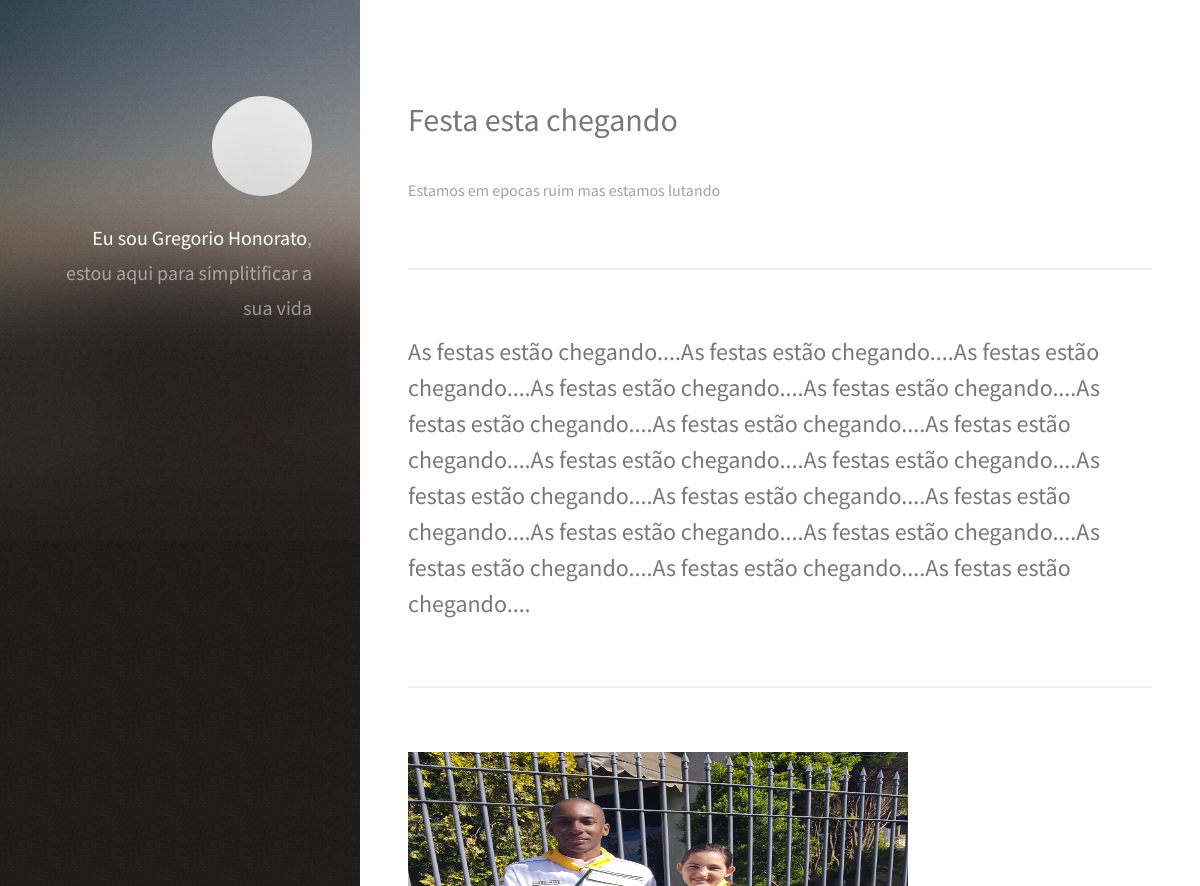
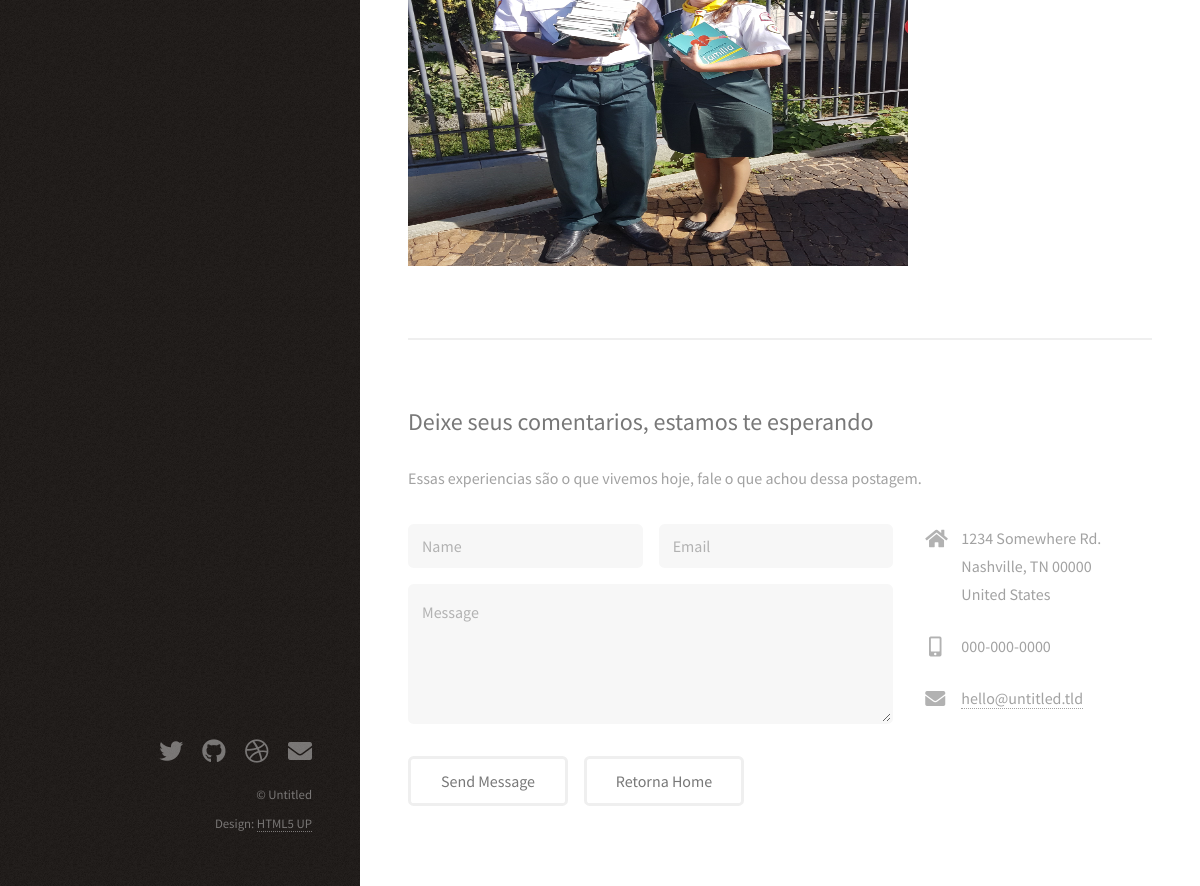
The app's page /post/4/ with its own data (2 pictures, top to bottom).
### website/models.py (models this page shows, shortened)
class Post(models.Model):
    title = models.CharField(max_length=100)
    subtitle = models.CharField(max_length=200)
    content = models.TextField()
    categories = models.CharField(max_length=2,
                 default=Categorias.GR, choices=Categorias.choices)
    deleted = models.BooleanField(default=True)
    image = models.ImageField(upload_to='post', blank=True, null=True)
    def full_name(self):
        return self.title +' '+ self.subtitle
    full_name.admin_order_field = 'id'

### website/views.py (the view)
# urls.py: path('post/<int:id>/', post_details, name='post_details'),
def post_details(request, id):
    post = Post.objects.get(id=id)
    return render(request, 'post_details.html', {'post': post})

### website/templates/post_details.html (shortened to what this page needs)
{% load static %}
<!DOCTYPE HTML>
<html>
	<head>
		<link rel="stylesheet" href="{% static 'assets/css/main.css' %}" />
	</head>
	<body class="is-preload">
			<header id="header">
				<div class="inner">
					<a href="#" class="image avatar"><img src="{% static 'images/avatar.jpg' %}" alt="" /></a>
					<h1><strong>Eu sou Gregorio Honorato</strong>, estou aqui para simplitificar a sua vida<br /></h1>
				</div>
			</header>
			<div id="main">
					<section id="one">
						<header class="major">
							<h2>{{ post.title }}</h2>
						</header>
						<p>{{ post.subtitle }}</p>
					</section>
					<section id="two">
						<h2>{{ post.content }}</h2>
					</section>
					<section id="two">
						{% if post.image.url != '' %}
							<img src="{{ post.image.url }}" width="500" height="400" />
						{% else %}
							<img src="" />
						{% endif %}
					</section>
					<section id="three">
						<h2>Deixe seus comentarios, estamos te esperando</h2>
						<p>Essas experiencias são o que vivemos hoje, fale o que achou dessa postagem.</p>
						<div class="row">
							<div class="col-8 col-12-small">
								<form method="post" action="#">
									<div class="row gtr-uniform gtr-50">
										<div class="col-6 col-12-xsmall"><input type="text" name="name" id="name" placeholder="Name" /></div>
										<div class="col-6 col-12-xsmall"><input type="email" name="email" id="email" placeholder="Email" /></div>
										<div class="col-12"><textarea name="message" id="message" placeholder="Message" rows="4"></textarea></div>
									</div>
								</form>
								<ul class="actions">
									<li><input type="submit" value="Send Message" /></li>
                                    <li><a href="{% url 'home_blog' %}" class="button">Retorna Home</a></li>
								</ul>
							</div>
							<div class="col-4 col-12-small">
								<ul class="labeled-icons">
									<li>
										<h3 class="icon solid fa-home"><span class="label">Address</span></h3>
										1234 Somewhere Rd.<br />
										Nashville, TN 00000<br />
										United States
									</li>
									<li>
										<h3 class="icon solid fa-mobile-alt"><span class="label">Phone</span></h3>
										000-000-0000
									</li>
									<li>
										<h3 class="icon solid fa-envelope"><span class="label">Email</span></h3>
										<a href="#">hello@untitled.tld</a>
									</li>
								</ul>
							</div>
						</div>
					</section>
			</div>
			<footer id="footer">
				<div class="inner">
					<ul class="icons">
						<li><a href="#" class="icon brands fa-twitter"><span class="label">Twitter</span></a></li>
						<li><a href="#" class="icon brands fa-github"><span class="label">Github</span></a></li>
						<li><a href="#" class="icon brands fa-dribbble"><span class="label">Dribbble</span></a></li>
						<li><a href="#" class="icon solid fa-envelope"><span class="label">Email</span></a></li>
					</ul>
					<ul class="copyright">
						<li>&copy; Untitled</li><li>Design: <a href="http://html5up.net">HTML5 UP</a></li>
					</ul>
				</div>
			</footer>
	</body>
</html>

### records on screen
Post: title "Festa esta chegando", subtitle "Estamos em epocas ruim mas estamos lutando", content "As festas estão chegando....As festas estão chegando....As festas estão chegando....As festas estão chegando....As festas estão chegando....As festas estão chegando....As festas estão chegando....As festas estão chegando....As festas estão chegando....As festas estão chegando....As festas estão chegando....As festas estão chegando....As festas estão chegando....As festas estão chegando....As festas estão chegando....As festas estão chegando....As festas estão chegando....As festas estão chegando....", image (picture)
